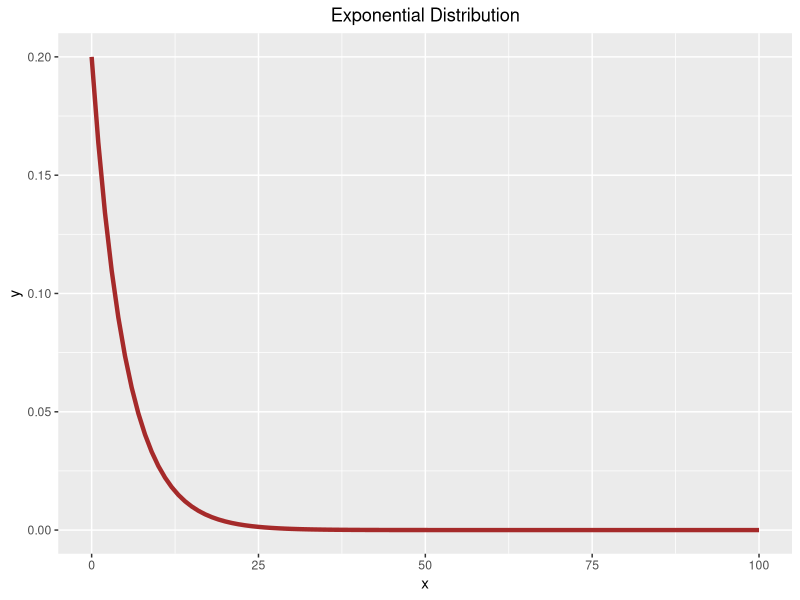

Recreate this plot in R.
## ---- chunk 1
knitr::opts_chunk$set(echo = TRUE)
## ---- chunk 2
library(ggplot2)
library(gridExtra)
## ---- chunk 3
ggplot(data.frame(x=c(0,100)), aes(x=x)) +
  stat_function(fun=dexp, args=list(rate=0.2), colour="brown", linewidth =1.5) +
  ggtitle("Exponential Distribution") +
  theme(plot.title = element_text(hjust = 0.5))
## ---- chunk 4
n=40
B=1000

set.seed(123)
randomexp <- rexp(n*B, rate = 0.2)
samples40 <- matrix(randomexp, nrow=B, ncol = n)
## ---- chunk 5
head(samples40)
## ---- chunk 6
samplemeans <- apply(samples40, MARGIN = 1, mean)
## ---- chunk 7
head(samplemeans)
## ---- chunk 8
sammean <- mean(samplemeans)
samvar <- var(samplemeans)
